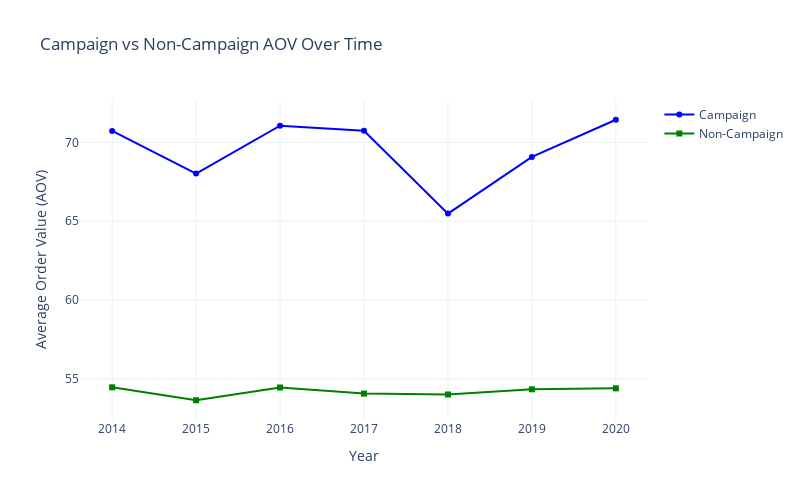

Notebook code for this chart:
### Markdown cell above
##### **General Trend of Overall Campaign AOV vs Non-Campaign AOV**

### Code cell
df_campaign = aov_analysis(df2)[0]
df_non_campaign = aov_analysis(df2)[1]
df_comparison = aov_yearly(df_campaign, df_non_campaign)
aov_yearly_plot(df_comparison)

### Figure 1 — Plotly figure (JSON) as saved in the notebook; plotly's stock layout.template omitted (floating-point values rounded to 4 significant figures)
{"data": [{"line": {"color": "blue"}, "marker": {"color": "blue", "symbol": "circle"}, "mode": "lines+markers", "name": "Campaign", "type": "scatter", "x": [2014, 2015, 2016, 2017, 2018, 2019, 2020], "y": [70.72, 68.02, 71.05, 70.73, 65.48, 69.07, 71.43]}, {"line": {"color": "green"}, "marker": {"color": "green", "symbol": "square"}, "mode": "lines+markers", "name": "Non-Campaign", "type": "scatter", "x": [2014, 2015, 2016, 2017, 2018, 2019, 2020], "y": [54.47, 53.65, 54.47, 54.08, 54.02, 54.35, 54.41]}], "layout": {"height": 500, "title": {"text": "Campaign vs Non-Campaign AOV Over Time"}, "width": 800, "xaxis": {"showgrid": true, "title": {"text": "Year"}}, "yaxis": {"showgrid": true, "title": {"text": "Average Order Value (AOV)"}}}}
